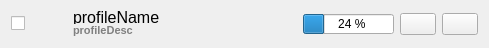
<?xml version="1.0" encoding="UTF-8"?>
<ui version="4.0">
 <class>ConnectionItemWidget</class>
 <widget class="QWidget" name="ConnectionItemWidget">
  <property name="geometry">
   <rect>
    <x>0</x>
    <y>0</y>
    <width>489</width>
    <height>48</height>
   </rect>
  </property>
  <property name="minimumSize">
   <size>
    <width>0</width>
    <height>48</height>
   </size>
  </property>
  <property name="windowTitle">
   <string notr="true">Connection</string>
  </property>
  <layout class="QHBoxLayout" name="horizontalLayout">
   <item>
    <widget class="QCheckBox" name="checkToggler">
     <property name="focusPolicy">
      <enum>Qt::NoFocus</enum>
     </property>
     <property name="toolTip">
      <string>Set connection state.</string>
     </property>
     <property name="text">
      <string notr="true"/>
     </property>
    </widget>
   </item>
   <item>
    <widget class="QLabel" name="labelStatus">
     <property name="sizePolicy">
      <sizepolicy hsizetype="Fixed" vsizetype="Fixed">
       <horstretch>0</horstretch>
       <verstretch>0</verstretch>
      </sizepolicy>
     </property>
     <property name="minimumSize">
      <size>
       <width>36</width>
       <height>0</height>
      </size>
     </property>
     <property name="text">
      <string/>
     </property>
    </widget>
   </item>
   <item>
    <layout class="QVBoxLayout" name="verticalLayout">
     <property name="spacing">
      <number>0</number>
     </property>
     <property name="sizeConstraint">
      <enum>QLayout::SetNoConstraint</enum>
     </property>
     <property name="topMargin">
      <number>0</number>
     </property>
     <item>
      <widget class="QLabel" name="labelName">
       <property name="font">
        <font>
         <pointsize>12</pointsize>
         <weight>50</weight>
         <bold>false</bold>
        </font>
       </property>
       <property name="text">
        <string notr="true">profileName</string>
       </property>
      </widget>
     </item>
     <item>
      <widget class="QLabel" name="labelDesc">
       <property name="font">
        <font>
         <pointsize>8</pointsize>
         <weight>75</weight>
         <italic>false</italic>
         <bold>true</bold>
         <strikeout>false</strikeout>
         <kerning>true</kerning>
        </font>
       </property>
       <property name="styleSheet">
        <string notr="true">color:gray;</string>
       </property>
       <property name="text">
        <string notr="true">profileDesc</string>
       </property>
      </widget>
     </item>
    </layout>
   </item>
   <item>
    <spacer name="horizontalSpacer">
     <property name="orientation">
      <enum>Qt::Horizontal</enum>
     </property>
     <property name="sizeHint" stdset="0">
      <size>
       <width>308</width>
       <height>20</height>
      </size>
     </property>
    </spacer>
   </item>
   <item>
    <layout class="QGridLayout" name="gridLayout">
     <item row="0" column="1">
      <widget class="QPushButton" name="buttonEdit">
       <property name="sizePolicy">
        <sizepolicy hsizetype="Fixed" vsizetype="Fixed">
         <horstretch>0</horstretch>
         <verstretch>0</verstretch>
        </sizepolicy>
       </property>
       <property name="maximumSize">
        <size>
         <width>36</width>
         <height>16777215</height>
        </size>
       </property>
       <property name="toolTip">
        <string>Edit connection</string>
       </property>
       <property name="text">
        <string/>
       </property>
       <property name="icon">
        <iconset>
         <normaloff>:/data/edit-rename.png</normaloff>:/data/edit-rename.png</iconset>
       </property>
       <property name="flat">
        <bool>false</bool>
       </property>
      </widget>
     </item>
     <item row="0" column="2">
      <widget class="QPushButton" name="buttonDelete">
       <property name="sizePolicy">
        <sizepolicy hsizetype="Fixed" vsizetype="Fixed">
         <horstretch>0</horstretch>
         <verstretch>0</verstretch>
        </sizepolicy>
       </property>
       <property name="maximumSize">
        <size>
         <width>36</width>
         <height>16777215</height>
        </size>
       </property>
       <property name="toolTip">
        <string>Delete connection</string>
       </property>
       <property name="text">
        <string/>
       </property>
       <property name="icon">
        <iconset>
         <normaloff>:/data/edit-delete.png</normaloff>:/data/edit-delete.png</iconset>
       </property>
      </widget>
     </item>
     <item row="0" column="0">
      <widget class="QProgressBar" name="wifiStrength">
       <property name="maximumSize">
        <size>
         <width>16777215</width>
         <height>20</height>
        </size>
       </property>
       <property name="toolTip">
        <string>Signal Strength</string>
       </property>
       <property name="styleSheet">
        <string notr="true"/>
       </property>
       <property name="value">
        <number>24</number>
       </property>
       <property name="alignment">
        <set>Qt::AlignLeading|Qt::AlignLeft|Qt::AlignVCenter</set>
       </property>
       <property name="textVisible">
        <bool>true</bool>
       </property>
       <property name="orientation">
        <enum>Qt::Horizontal</enum>
       </property>
       <property name="invertedAppearance">
        <bool>false</bool>
       </property>
       <property name="textDirection">
        <enum>QProgressBar::TopToBottom</enum>
       </property>
       <property name="format">
        <string>  %p %</string>
       </property>
      </widget>
     </item>
    </layout>
   </item>
  </layout>
 </widget>
 <resources/>
 <connections/>
</ui>
